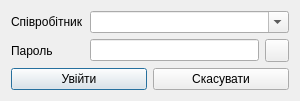
<?xml version="1.0" encoding="UTF-8"?>
<ui version="4.0">
 <class>Login</class>
 <widget class="QWidget" name="Login">
  <property name="geometry">
   <rect>
    <x>0</x>
    <y>0</y>
    <width>300</width>
    <height>101</height>
   </rect>
  </property>
  <property name="windowTitle">
   <string>Вхід</string>
  </property>
  <layout class="QGridLayout" name="gridLayout">
   <item row="0" column="0" colspan="2">
    <layout class="QFormLayout" name="formLayout">
     <item row="0" column="0">
      <widget class="QLabel" name="lEe">
       <property name="text">
        <string>Співробітник</string>
       </property>
      </widget>
     </item>
     <item row="1" column="0">
      <widget class="QLabel" name="lPassword">
       <property name="text">
        <string>Пароль</string>
       </property>
      </widget>
     </item>
     <item row="0" column="1">
      <widget class="QComboBox" name="cmbEe">
       <property name="editable">
        <bool>true</bool>
       </property>
      </widget>
     </item>
     <item row="1" column="1">
      <layout class="QHBoxLayout" name="horizontalLayout">
       <item>
        <widget class="QLineEdit" name="lePassword"/>
       </item>
       <item>
        <widget class="QToolButton" name="tbShowHidePassword">
         <property name="autoFillBackground">
          <bool>false</bool>
         </property>
         <property name="text">
          <string/>
         </property>
         <property name="icon">
          <iconset resource="resources.qrc">
           <normaloff>:/images/employee-creator/eye-normal-off.png</normaloff>
           <normalon>:/images/employee-creator/eye-normal-on.png</normalon>:/images/employee-creator/eye-normal-off.png</iconset>
         </property>
         <property name="checkable">
          <bool>true</bool>
         </property>
         <property name="checked">
          <bool>false</bool>
         </property>
        </widget>
       </item>
      </layout>
     </item>
    </layout>
   </item>
   <item row="1" column="0">
    <spacer name="verticalSpacer">
     <property name="orientation">
      <enum>Qt::Vertical</enum>
     </property>
     <property name="sizeHint" stdset="0">
      <size>
       <width>20</width>
       <height>40</height>
      </size>
     </property>
    </spacer>
   </item>
   <item row="2" column="0">
    <widget class="QPushButton" name="pbLogin">
     <property name="text">
      <string>Увійти</string>
     </property>
     <property name="autoDefault">
      <bool>true</bool>
     </property>
     <property name="default">
      <bool>true</bool>
     </property>
    </widget>
   </item>
   <item row="2" column="1">
    <widget class="QPushButton" name="pbCancel">
     <property name="text">
      <string>Скасувати</string>
     </property>
    </widget>
   </item>
  </layout>
 </widget>
 <resources>
  <include location="resources.qrc"/>
 </resources>
 <connections/>
</ui>
